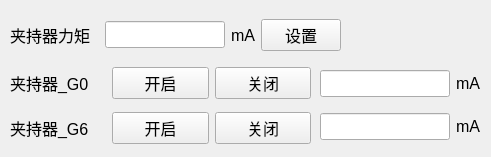
<?xml version="1.0" encoding="UTF-8"?>
<ui version="4.0">
 <class>Form_gripper</class>
 <widget class="QWidget" name="Form_gripper">
  <property name="geometry">
   <rect>
    <x>0</x>
    <y>0</y>
    <width>491</width>
    <height>157</height>
   </rect>
  </property>
  <property name="font">
   <font>
    <pointsize>15</pointsize>
   </font>
  </property>
  <property name="windowTitle">
   <string>夹持器控制</string>
  </property>
  <widget class="QWidget" name="gridLayoutWidget">
   <property name="geometry">
    <rect>
     <x>10</x>
     <y>60</y>
     <width>301</width>
     <height>91</height>
    </rect>
   </property>
   <layout class="QGridLayout" name="gridLayout">
    <item row="1" column="0">
     <widget class="QLabel" name="label_2">
      <property name="font">
       <font>
        <pointsize>12</pointsize>
       </font>
      </property>
      <property name="text">
       <string>夹持器_G6  </string>
      </property>
     </widget>
    </item>
    <item row="0" column="1">
     <widget class="QPushButton" name="pushButton">
      <property name="font">
       <font>
        <pointsize>12</pointsize>
       </font>
      </property>
      <property name="text">
       <string>开启</string>
      </property>
      <property name="checkable">
       <bool>true</bool>
      </property>
     </widget>
    </item>
    <item row="1" column="1">
     <widget class="QPushButton" name="pushButton_2">
      <property name="font">
       <font>
        <pointsize>12</pointsize>
       </font>
      </property>
      <property name="text">
       <string>开启</string>
      </property>
      <property name="checkable">
       <bool>true</bool>
      </property>
     </widget>
    </item>
    <item row="0" column="0">
     <widget class="QLabel" name="label">
      <property name="font">
       <font>
        <pointsize>12</pointsize>
       </font>
      </property>
      <property name="text">
       <string>夹持器_G0  </string>
      </property>
     </widget>
    </item>
    <item row="0" column="2">
     <widget class="QPushButton" name="pushButton_3">
      <property name="font">
       <font>
        <pointsize>12</pointsize>
       </font>
      </property>
      <property name="text">
       <string>关闭</string>
      </property>
      <property name="checkable">
       <bool>true</bool>
      </property>
     </widget>
    </item>
    <item row="1" column="2">
     <widget class="QPushButton" name="pushButton_4">
      <property name="font">
       <font>
        <pointsize>12</pointsize>
       </font>
      </property>
      <property name="text">
       <string>关闭</string>
      </property>
      <property name="checkable">
       <bool>true</bool>
      </property>
     </widget>
    </item>
   </layout>
  </widget>
  <widget class="QWidget" name="gridLayoutWidget_2">
   <property name="geometry">
    <rect>
     <x>320</x>
     <y>60</y>
     <width>160</width>
     <height>91</height>
    </rect>
   </property>
   <layout class="QGridLayout" name="gridLayout_3">
    <item row="0" column="0">
     <widget class="QLineEdit" name="lineEdit_2">
      <property name="font">
       <font>
        <pointsize>12</pointsize>
       </font>
      </property>
      <property name="toolTip">
       <string>&lt;html&gt;&lt;head/&gt;&lt;body&gt;&lt;p&gt;整数0~2000&lt;/p&gt;&lt;/body&gt;&lt;/html&gt;</string>
      </property>
      <property name="alignment">
       <set>Qt::AlignCenter</set>
      </property>
      <property name="readOnly">
       <bool>true</bool>
      </property>
      <property name="placeholderText">
       <string/>
      </property>
     </widget>
    </item>
    <item row="1" column="0">
     <widget class="QLineEdit" name="lineEdit_3">
      <property name="font">
       <font>
        <pointsize>12</pointsize>
       </font>
      </property>
      <property name="toolTip">
       <string>&lt;html&gt;&lt;head/&gt;&lt;body&gt;&lt;p&gt;整数0~2000&lt;/p&gt;&lt;/body&gt;&lt;/html&gt;</string>
      </property>
      <property name="alignment">
       <set>Qt::AlignCenter</set>
      </property>
      <property name="readOnly">
       <bool>true</bool>
      </property>
      <property name="placeholderText">
       <string/>
      </property>
     </widget>
    </item>
    <item row="0" column="1">
     <widget class="QLabel" name="label_8">
      <property name="font">
       <font>
        <pointsize>12</pointsize>
       </font>
      </property>
      <property name="text">
       <string>mA</string>
      </property>
     </widget>
    </item>
    <item row="1" column="1">
     <widget class="QLabel" name="label_9">
      <property name="font">
       <font>
        <pointsize>12</pointsize>
       </font>
      </property>
      <property name="text">
       <string>mA</string>
      </property>
     </widget>
    </item>
   </layout>
  </widget>
  <widget class="QLabel" name="label_7">
   <property name="geometry">
    <rect>
     <x>520</x>
     <y>230</y>
     <width>39</width>
     <height>79</height>
    </rect>
   </property>
   <property name="text">
    <string>mA</string>
   </property>
  </widget>
  <widget class="QWidget" name="gridLayoutWidget_3">
   <property name="geometry">
    <rect>
     <x>10</x>
     <y>10</y>
     <width>331</width>
     <height>51</height>
    </rect>
   </property>
   <layout class="QGridLayout" name="gridLayout_4">
    <item row="0" column="2">
     <widget class="QLabel" name="label_4">
      <property name="font">
       <font>
        <pointsize>12</pointsize>
       </font>
      </property>
      <property name="text">
       <string>mA</string>
      </property>
     </widget>
    </item>
    <item row="0" column="0">
     <widget class="QLabel" name="label_3">
      <property name="font">
       <font>
        <pointsize>12</pointsize>
       </font>
      </property>
      <property name="text">
       <string>夹持器力矩  </string>
      </property>
     </widget>
    </item>
    <item row="0" column="1">
     <widget class="QLineEdit" name="lineEdit">
      <property name="font">
       <font>
        <pointsize>12</pointsize>
       </font>
      </property>
      <property name="toolTip">
       <string>&lt;html&gt;&lt;head/&gt;&lt;body&gt;&lt;p&gt;整数0~2000&lt;/p&gt;&lt;/body&gt;&lt;/html&gt;</string>
      </property>
      <property name="alignment">
       <set>Qt::AlignCenter</set>
      </property>
      <property name="placeholderText">
       <string/>
      </property>
     </widget>
    </item>
    <item row="0" column="3">
     <widget class="QPushButton" name="pushButton_5">
      <property name="font">
       <font>
        <pointsize>12</pointsize>
       </font>
      </property>
      <property name="text">
       <string>设置</string>
      </property>
     </widget>
    </item>
   </layout>
  </widget>
 </widget>
 <resources/>
 <connections>
  <connection>
   <sender>pushButton</sender>
   <signal>clicked(bool)</signal>
   <receiver>Form_gripper</receiver>
   <slot>gripper_0_open()</slot>
   <hints>
    <hint type="sourcelabel">
     <x>210</x>
     <y>99</y>
    </hint>
    <hint type="destinationlabel">
     <x>443</x>
     <y>101</y>
    </hint>
   </hints>
  </connection>
  <connection>
   <sender>pushButton_3</sender>
   <signal>clicked(bool)</signal>
   <receiver>Form_gripper</receiver>
   <slot>gripper_0_close()</slot>
   <hints>
    <hint type="sourcelabel">
     <x>309</x>
     <y>99</y>
    </hint>
    <hint type="destinationlabel">
     <x>418</x>
     <y>150</y>
    </hint>
   </hints>
  </connection>
  <connection>
   <sender>pushButton_2</sender>
   <signal>clicked(bool)</signal>
   <receiver>Form_gripper</receiver>
   <slot>gripper_6_open()</slot>
   <hints>
    <hint type="sourcelabel">
     <x>210</x>
     <y>144</y>
    </hint>
    <hint type="destinationlabel">
     <x>369</x>
     <y>254</y>
    </hint>
   </hints>
  </connection>
  <connection>
   <sender>pushButton_4</sender>
   <signal>clicked(bool)</signal>
   <receiver>Form_gripper</receiver>
   <slot>gripper_6_close()</slot>
   <hints>
    <hint type="sourcelabel">
     <x>309</x>
     <y>144</y>
    </hint>
    <hint type="destinationlabel">
     <x>501</x>
     <y>205</y>
    </hint>
   </hints>
  </connection>
  <connection>
   <sender>pushButton_5</sender>
   <signal>clicked()</signal>
   <receiver>Form_gripper</receiver>
   <slot>gripper_torque_set()</slot>
   <hints>
    <hint type="sourcelabel">
     <x>336</x>
     <y>42</y>
    </hint>
    <hint type="destinationlabel">
     <x>408</x>
     <y>29</y>
    </hint>
   </hints>
  </connection>
 </connections>
 <slots>
  <slot>gripper_torque_set()</slot>
  <slot>gripper_0_open()</slot>
  <slot>gripper_0_close()</slot>
  <slot>gripper_6_open()</slot>
  <slot>gripper_6_close()</slot>
 </slots>
</ui>
